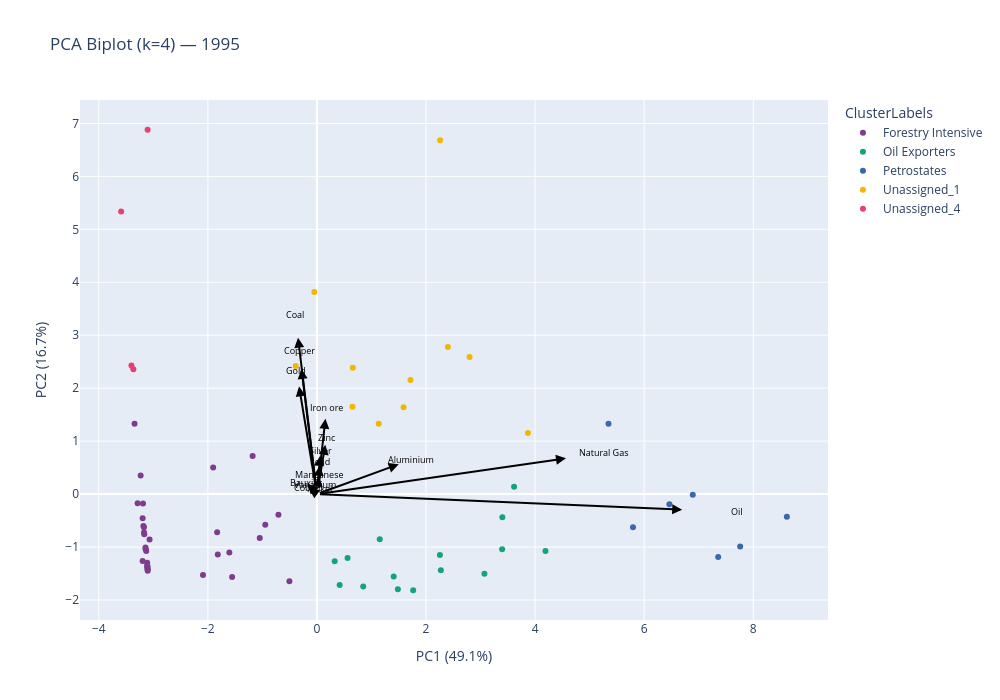

The notebook cell saved with this chart:
### Markdown cell above
## 6. Biplot: PCA Space with Cluster Assignments

The biplot overlays cluster assignments onto the PCA space, with arrows showing the direction and strength of each resource's contribution to the principal components. This is Figure 2 in the report.

### Code cell
def create_biplot(pca_df, pca_model, feature_cols, title_suffix=""):
    """Create PCA biplot with cluster colours and loading arrows."""

    loadings_plot = pca_model.components_.T * np.sqrt(pca_model.explained_variance_)
    loadings_df = pd.DataFrame(loadings_plot[:, :2], columns=["PC1", "PC2"], index=feature_cols)
    scale_factor = 2.5
    loadings_scaled = loadings_df * scale_factor

    # Top features by combined loading magnitude
    importance = loadings_df.abs().sum(axis=1)
    top_n = min(15, len(feature_cols))
    top_feats = importance.nlargest(top_n).index

    fig = px.scatter(
        pca_df, x="PC1", y="PC2",
        color="ClusterLabels",
        hover_data=["Country", "Country Code", "Year"],
        title=f"PCA Biplot (k=4){title_suffix}",
        color_discrete_sequence=px.colors.qualitative.Bold,
    )

    for feat in top_feats:
        fig.add_annotation(
            x=loadings_scaled.loc[feat, "PC1"],
            y=loadings_scaled.loc[feat, "PC2"],
            ax=0, ay=0, xref="x", yref="y", axref="x", ayref="y",
            showarrow=True, arrowhead=2, arrowsize=1, arrowwidth=2, arrowcolor="black",
        )
        fig.add_annotation(
            x=loadings_scaled.loc[feat, "PC1"] * 1.15,
            y=loadings_scaled.loc[feat, "PC2"] * 1.15,
            text=feat, showarrow=False,
            font=dict(size=9, color="black"),
        )

    var1 = pca_model.explained_variance_ratio_[0] * 100
    var2 = pca_model.explained_variance_ratio_[1] * 100
    fig.update_layout(
        width=1000, height=700,
        xaxis_title=f"PC1 ({var1:.1f}%)",
        yaxis_title=f"PC2 ({var2:.1f}%)",
    )
    return fig


fig_biplot = create_biplot(pca_1995, pca_model_1995, feat_1995, " — 1995")
fig_biplot.show()

### Figure 1 — Plotly figure (JSON) as saved in the notebook; plotly's stock layout.template omitted (floating-point values rounded to 4 significant figures)
{"data": [{"customdata": [["Albania", "ALB", 1995.0], ["Belarus", "BLR", 1995.0], ["Benin", "BEN", 1995.0], ["Bosnia and Herzegovina", "BIH", 1995.0], ["Burkina Faso", "BFA", 1995.0], ["Congo, Dem. Rep.", "COD", 1995.0], ["Cote d'Ivoire", "CIV", 1995.0], ["Dominican Republic", "DOM", 1995.0], ["Eswatini", "SWZ", 1995.0], ["Ethiopia", "ETH", 1995.0], ["Ghana", "GHA", 1995.0], ["Guatemala", "GTM", 1995.0], ["Guinea", "GIN", 1995.0], ["Honduras", "HND", 1995.0], ["India", "IND", 1995.0], ["Jamaica", "JAM", 1995.0], ["Kenya", "KEN", 1995.0], ["Lao PDR", "LAO", 1995.0], ["Liberia", "LBR", 1995.0], ["Madagascar", "MDG", 1995.0], ["Malawi", "MWI", 1995.0], ["Mali", "MLI", 1995.0], ["Mauritania", "MRT", 1995.0], ["Mozambique", "MOZ", 1995.0], ["Myanmar", "MMR", 1995.0], ["Nicaragua", "NIC", 1995.0], ["Niger", "NER", 1995.0], ["Pakistan", "PAK", 1995.0], ["Tanzania", "TZA", 1995.0], ["Uganda", "UGA", 1995.0], ["Viet Nam", "VNM", 1995.0], ["Zambia", "ZMB", 1995.0]], "hovertemplate": "ClusterLabels=Forestry Intensive<br>PC1=%{x}<br>PC2=%{y}<br>Country=%{customdata[0]}<br>Country Code=%{customdata[1]}<br>Year=%{customdata[2]}<extra></extra>", "legendgroup": "Forestry Intensive", "marker": {"color": "rgb(127, 60, 141)", "symbol": "circle"}, "mode": "markers", "name": "Forestry Intensive", "orientation": "v", "showlegend": true, "type": "scatter", "x": [-0.7063, -0.5045, -2.09, -3.232, -3.141, -1.83, -1.818, -3.172, -3.189, -3.111, -1.903, -1.555, -3.288, -3.069, -1.179, -3.196, -3.105, -3.113, -3.17, -3.103, -3.105, -3.196, -3.182, -3.109, -1.606, -3.166, -3.129, -1.049, -3.109, -3.144, -0.9474, -3.344], "xaxis": "x", "y": [-0.3887, -1.645, -1.526, 0.3511, -1.042, -0.72, -1.143, -0.6267, -0.1773, -1.354, 0.5042, -1.566, -0.1748, -0.856, 0.7205, -1.261, -1.421, -1.296, -0.7244, -1.449, -1.415, -0.4572, -0.6039, -1.378, -1.105, -0.76, -1.076, -0.8303, -1.364, -1.006, -0.581, 1.33], "yaxis": "y"}, {"customdata": [["Algeria", "DZA", 1995.0], ["Angola", "AGO", 1995.0], ["Argentina", "ARG", 1995.0], ["Azerbaijan", "AZE", 1995.0], ["Cameroon", "CMR", 1995.0], ["Congo, Rep.", "COG", 1995.0], ["Ecuador", "ECU", 1995.0], ["Egypt, Arab Rep.", "EGY", 1995.0], ["Equatorial Guinea", "GNQ", 1995.0], ["Gabon", "GAB", 1995.0], ["Iraq", "IRQ", 1995.0], ["Malaysia", "MYS", 1995.0], ["Nigeria", "NGA", 1995.0], ["Tunisia", "TUN", 1995.0], ["Yemen, Rep.", "YEM", 1995.0]], "hovertemplate": "ClusterLabels=Oil Exporters<br>PC1=%{x}<br>PC2=%{y}<br>Country=%{customdata[0]}<br>Country Code=%{customdata[1]}<br>Year=%{customdata[2]}<extra></extra>", "legendgroup": "Oil Exporters", "marker": {"color": "rgb(17, 165, 121)", "symbol": "circle"}, "mode": "markers", "name": "Oil Exporters", "orientation": "v", "showlegend": true, "type": "scatter", "x": [4.19, 1.484, 3.4, 3.396, 0.5614, 1.765, 1.152, 2.255, 0.417, 3.071, 2.272, 3.615, 1.407, 0.3252, 0.8488], "xaxis": "x", "y": [-1.074, -1.794, -0.4374, -1.04, -1.209, -1.816, -0.8522, -1.151, -1.714, -1.504, -1.437, 0.1394, -1.554, -1.266, -1.747], "yaxis": "y"}, {"customdata": [["Bahrain", "BHR", 1995.0], ["Kuwait", "KWT", 1995.0], ["Oman", "OMN", 1995.0], ["Qatar", "QAT", 1995.0], ["Saudi Arabia", "SAU", 1995.0], ["United Arab Emirates", "ARE", 1995.0], ["Venezuela, RB", "VEN", 1995.0]], "hovertemplate": "ClusterLabels=Petrostates<br>PC1=%{x}<br>PC2=%{y}<br>Country=%{customdata[0]}<br>Country Code=%{customdata[1]}<br>Year=%{customdata[2]}<extra></extra>", "legendgroup": "Petrostates", "marker": {"color": "rgb(57, 105, 172)", "symbol": "circle"}, "mode": "markers", "name": "Petrostates", "orientation": "v", "showlegend": true, "type": "scatter", "x": [6.891, 7.357, 5.795, 7.76, 6.463, 8.616, 5.346], "xaxis": "x", "y": [-0.01183, -1.186, -0.6242, -0.9912, -0.1938, -0.4259, 1.327], "yaxis": "y"}, {"customdata": [["Bolivia", "BOL", 1995.0], ["Brazil", "BRA", 1995.0], ["China", "CHN", 1995.0], ["Colombia", "COL", 1995.0], ["Indonesia", "IDN", 1995.0], ["Iran, Islamic Rep.", "IRN", 1995.0], ["Kazakhstan", "KAZ", 1995.0], ["Mexico", "MEX", 1995.0], ["Peru", "PER", 1995.0], ["Ukraine", "UKR", 1995.0], ["Uzbekistan", "UZB", 1995.0]], "hovertemplate": "ClusterLabels=Unassigned_1<br>PC1=%{x}<br>PC2=%{y}<br>Country=%{customdata[0]}<br>Country Code=%{customdata[1]}<br>Year=%{customdata[2]}<extra></extra>", "legendgroup": "Unassigned_1", "marker": {"color": "rgb(242, 183, 1)", "symbol": "circle"}, "mode": "markers", "name": "Unassigned_1", "orientation": "v", "showlegend": true, "type": "scatter", "x": [1.133, 0.6505, -0.3902, 1.589, 1.715, 3.869, 2.26, 2.799, -0.048, 0.6577, 2.401], "xaxis": "x", "y": [1.328, 1.65, 2.42, 1.639, 2.153, 1.154, 6.684, 2.59, 3.814, 2.387, 2.777], "yaxis": "y"}, {"customdata": [["Botswana", "BWA", 1995.0], ["Mongolia", "MNG", 1995.0], ["South Africa", "ZAF", 1995.0], ["Zimbabwe", "ZWE", 1995.0]], "hovertemplate": "ClusterLabels=Unassigned_4<br>PC1=%{x}<br>PC2=%{y}<br>Country=%{customdata[0]}<br>Country Code=%{customdata[1]}<br>Year=%{customdata[2]}<extra></extra>", "legendgroup": "Unassigned_4", "marker": {"color": "rgb(231, 63, 116)", "symbol": "circle"}, "mode": "markers", "name": "Unassigned_4", "orientation": "v", "showlegend": true, "type": "scatter", "x": [-3.366, -3.59, -3.105, -3.401], "xaxis": "x", "y": [2.356, 5.338, 6.88, 2.429], "yaxis": "y"}], "layout": {"annotations": [{"arrowcolor": "black", "arrowhead": 2, "arrowsize": 1, "arrowwidth": 2, "ax": 0, "axref": "x", "ay": 0, "ayref": "y", "showarrow": true, "x": 6.697, "xref": "x", "y": -0.2937, "yref": "y"}, {"font": {"color": "black", "size": 9}, "showarrow": false, "text": "Oil", "x": 7.702, "y": -0.3377}, {"arrowcolor": "black", "arrowhead": 2, "arrowsize": 1, "arrowwidth": 2, "ax": 0, "axref": "x", "ay": 0, "ayref": "y", "showarrow": true, "x": 4.566, "xref": "x", "y": 0.6753, "yref": "y"}, {"font": {"color": "black", "size": 9}, "showarrow": false, "text": "Natural Gas", "x": 5.251, "y": 0.7766}, {"arrowcolor": "black", "arrowhead": 2, "arrowsize": 1, "arrowwidth": 2, "ax": 0, "axref": "x", "ay": 0, "ayref": "y", "showarrow": true, "x": -0.3468, "xref": "x", "y": 2.954, "yref": "y"}, {"font": {"color": "black", "size": 9}, "showarrow": false, "text": "Coal", "x": -0.3989, "y": 3.397}, {"arrowcolor": "black", "arrowhead": 2, "arrowsize": 1, "arrowwidth": 2, "ax": 0, "axref": "x", "ay": 0, "ayref": "y", "showarrow": true, "x": -0.2843, "xref": "x", "y": 2.365, "yref": "y"}, {"font": {"color": "black", "size": 9}, "showarrow": false, "text": "Copper", "x": -0.327, "y": 2.719}, {"arrowcolor": "black", "arrowhead": 2, "arrowsize": 1, "arrowwidth": 2, "ax": 0, "axref": "x", "ay": 0, "ayref": "y", "showarrow": true, "x": -0.3278, "xref": "x", "y": 2.034, "yref": "y"}, {"font": {"color": "black", "size": 9}, "showarrow": false, "text": "Gold", "x": -0.377, "y": 2.339}, {"arrowcolor": "black", "arrowhead": 2, "arrowsize": 1, "arrowwidth": 2, "ax": 0, "axref": "x", "ay": 0, "ayref": "y", "showarrow": true, "x": 1.5, "xref": "x", "y": 0.5638, "yref": "y"}, {"font": {"color": "black", "size": 9}, "showarrow": false, "text": "Aluminium", "x": 1.725, "y": 0.6484}, {"arrowcolor": "black", "arrowhead": 2, "arrowsize": 1, "arrowwidth": 2, "ax": 0, "axref": "x", "ay": 0, "ayref": "y", "showarrow": true, "x": 0.1563, "xref": "x", "y": 1.421, "yref": "y"}, {"font": {"color": "black", "size": 9}, "showarrow": false, "text": "Iron ore", "x": 0.1797, "y": 1.635}, {"arrowcolor": "black", "arrowhead": 2, "arrowsize": 1, "arrowwidth": 2, "ax": 0, "axref": "x", "ay": 0, "ayref": "y", "showarrow": true, "x": 0.1536, "xref": "x", "y": 0.9327, "yref": "y"}, {"font": {"color": "black", "size": 9}, "showarrow": false, "text": "Zinc", "x": 0.1766, "y": 1.073}, {"arrowcolor": "black", "arrowhead": 2, "arrowsize": 1, "arrowwidth": 2, "ax": 0, "axref": "x", "ay": 0, "ayref": "y", "showarrow": true, "x": 0.05765, "xref": "x", "y": 0.7204, "yref": "y"}, {"font": {"color": "black", "size": 9}, "showarrow": false, "text": "Silver", "x": 0.0663, "y": 0.8284}, {"arrowcolor": "black", "arrowhead": 2, "arrowsize": 1, "arrowwidth": 2, "ax": 0, "axref": "x", "ay": 0, "ayref": "y", "showarrow": true, "x": 0.05331, "xref": "x", "y": 0.5367, "yref": "y"}, {"font": {"color": "black", "size": 9}, "showarrow": false, "text": "Lead", "x": 0.06131, "y": 0.6172}, {"arrowcolor": "black", "arrowhead": 2, "arrowsize": 1, "arrowwidth": 2, "ax": 0, "axref": "x", "ay": 0, "ayref": "y", "showarrow": true, "x": 0.0411, "xref": "x", "y": 0.3238, "yref": "y"}, {"font": {"color": "black", "size": 9}, "showarrow": false, "text": "Manganese", "x": 0.04726, "y": 0.3723}, {"arrowcolor": "black", "arrowhead": 2, "arrowsize": 1, "arrowwidth": 2, "ax": 0, "axref": "x", "ay": 0, "ayref": "y", "showarrow": true, "x": -0.167, "xref": "x", "y": 0.1958, "yref": "y"}, {"font": {"color": "black", "size": 9}, "showarrow": false, "text": "Bauxite", "x": -0.1921, "y": 0.2252}, {"arrowcolor": "black", "arrowhead": 2, "arrowsize": 1, "arrowwidth": 2, "ax": 0, "axref": "x", "ay": 0, "ayref": "y", "showarrow": true, "x": -0.147, "xref": "x", "y": 0.1048, "yref": "y"}, {"font": {"color": "black", "size": 9}, "showarrow": false, "text": "Cobalt", "x": -0.1691, "y": 0.1205}, {"arrowcolor": "black", "arrowhead": 2, "arrowsize": 1, "arrowwidth": 2, "ax": 0, "axref": "x", "ay": 0, "ayref": "y", "showarrow": true, "x": -0.03875, "xref": "x", "y": 0.1534, "yref": "y"}, {"font": {"color": "black", "size": 9}, "showarrow": false, "text": "Vanadium", "x": -0.04456, "y": 0.1764}, {"arrowcolor": "black", "arrowhead": 2, "arrowsize": 1, "arrowwidth": 2, "ax": 0, "axref": "x", "ay": 0, "ayref": "y", "showarrow": true, "x": 0.03915, "xref": "x", "y": 0.09711, "yref": "y"}, {"font": {"color": "black", "size": 9}, "showarrow": false, "text": "Nickel", "x": 0.04502, "y": 0.1117}], "height": 700, "legend": {"title": {"text": "ClusterLabels"}, "tracegroupgap": 0}, "title": {"text": "PCA Biplot (k=4) — 1995"}, "width": 1000, "xaxis": {"anchor": "y", "domain": [0.0, 1.0], "title": {"text": "PC1 (49.1%)"}}, "yaxis": {"anchor": "x", "domain": [0.0, 1.0], "title": {"text": "PC2 (16.7%)"}}}}
